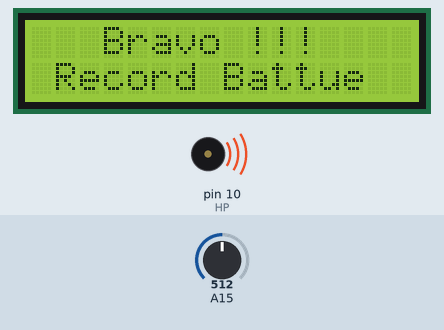
Bench run of a sketch on a simulated Arduino Mega 2560, built with avr-gcc and run on an emulated ATmega2560. Shown: 16×2 character LCD, buzzer (waves = sounding). Inputs (shaded band) come from the test bench; at power-on: A15 = 512. EEPROM starts erased; what the sketch prints to the serial monitor is not drawn.

Above: at 1.2 s.
1.3 s: A15 set to 329
At 2.0 s:
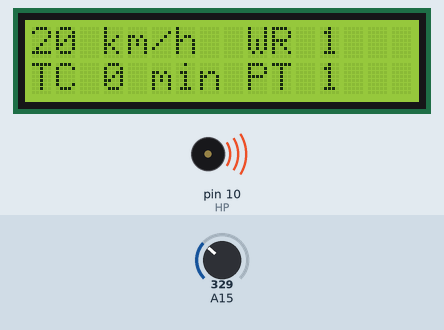
At 4.0 s:
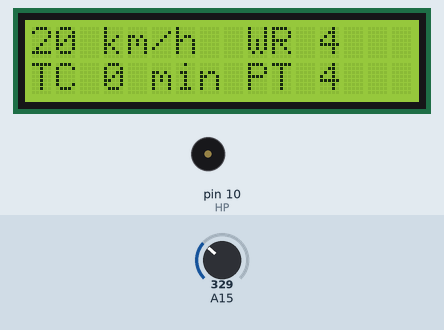
4.3 s: A15 set to 303
7.3 s: A15 set to 122
At 10.0 s:
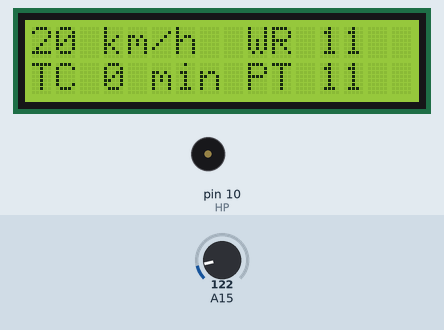
Timing chart, 0 to 11.5 s (numbered marks = the images above; inputs shaded):
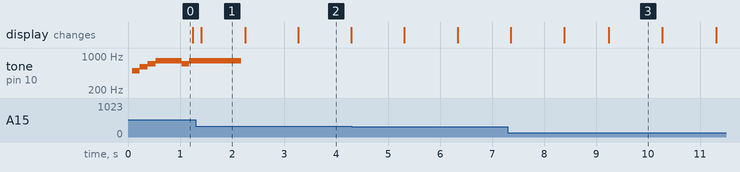

Measured:
- what the display in image 1 shows lasts 0.9 s, from 1.4 s to 2.3 s
- what the display in image 2 shows lasts 1.0 s, from 3.3 s to 4.3 s

The sketch:

arduino_velo_eco.ino
```cpp
/*
  Code réalisé par Axel Trac:
    -utilisation d'un Arduino Mega 2560
    -écran LCD 16/2
*/


#include <LiquidCrystal.h>   // import de la librairie de l'écran LCD
#include <EEPROM.h>   // import de la librairie du stockage de la variable best

// initialisation, on définit les ports pour RS, E et D4 à D7
LiquidCrystal lcd(12, 11, 5, 4, 3, 2);


// Notes de musique pour le WR

int re = 500;
int fa = 700;
int sol = 800;
int la = 900;
int si = 1000;
int doo = 400;
int doo1 = 1050;
int rehaut = 900;
int mi = 600;
int d = 1000;
int e = 150;
int HP = 10; // pin de notre buzzer


int vitesse;
int WR_lue;
int valeur_calcule_lue;
//int WR = 30; // pour remettre le WR
//int valeur_calcul_points = 0,069; // pour remettre le WR
int temps_de_charge = 0;
int sensorPin = A0;    // broche input du capteur de vitesse
int best_lue = 0;
int analogPin = A3; // potentiometer wiper (middle terminal) connected to analog pin 3
unsigned long MS;  // variable pour le chronomètre
unsigned long start;  // variable pour le chronomètre
int vitesse_pedalage_minimal = 3; // variable pour savoir la vitesse minimal du vélo pour recharger les téléphones
int chrono_on = 0;
float points = 0;
float points2;
float millisec = 0;
int sec_par_sec;
int sec_maintenant;
int lcd_new_record = 0;
int pot_point;
int valeur_pot_point;
int modif_val_x_pts_av;
int modif_val_x_pts_ap;


// Déclaration des fonctions


void setup()
{
  Serial.begin(9600);  // initialisation du Serial
  lcd.begin(16, 2);    // initialisation de l'écran LCD
  //EEPROM.put(0, WR);
  //EEPROM.put(1, valeur_calcul_points);
  pinMode(HP, OUTPUT); // Pour le buzzer
}

void loop()
{

  pot_point = analogRead(A15);  // Lire la valeur du potentiomètre
  valeur_pot_point = map(pot_point, 0, 1022, -5, 11);  // Transforme la valeur du potentiomètre 0 à 1022 pour -5 à 11
  modif_val_x_pts_av = valeur_pot_point;

  // Code pour la récupération de la vitesse du vélo
  vitesse = 20;//random(15, 25);
  //vitesse = vitesse - 290;  // PROVISOIRE
  Serial.print("vitesse : ");
  Serial.print(vitesse);
  if (vitesse > vitesse_pedalage_minimal)
  {
    Serial.print(" km/h");
  }
  else
  {
    Serial.println(" km/h");
  }


  // Code d'affichage du LCD
  if (vitesse <= 0)
  {
    lcd.clear();
    WR_lue = EEPROM.get(0, WR_lue);
    lcd.setCursor(0, 0);  // met le curseur de l'écran à la 1ère colonne et 1ère ligne
    lcd.print("0 km/h");
    lcd.setCursor(9, 0);  // met le curseur de l'écran à la 9ème colonne et 1ère ligne
    lcd.print("WR");
    lcd.setCursor(12, 0);  // met le curseur de l'écran à la 12ème colonne et 1ère ligne
    lcd.print(WR_lue);
    lcd.setCursor(0, 1);  // met le curseur de l'écran à la 1ère colonne et 2ème ligne
    lcd.print("Veuillez pedaler");
  }
  else
  {
    lcd.clear();
    WR_lue = EEPROM.get(0, WR_lue);
    lcd.setCursor(0, 0);// met le curseur de l'écran à la 1ère colonne et 2ème ligne
    lcd.print(vitesse);
    lcd.print(" km/h");
    lcd.setCursor(9, 0);  // met le curseur de l'écran à la 12ème colonne et 1ère ligne
    lcd.print("WR");
    lcd.setCursor(12, 0);  // met le curseur de l'écran à la 12ème colonne et 1ère ligne
    lcd.print(WR_lue);
    lcd.setCursor(0, 1);  // met le curseur de l'écran à la 1ère colonne et 2ème ligne
    lcd.print("TC ");
    lcd.setCursor(3, 1);  // met le curseur de l'écran à la 1ère colonne et 2ème ligne
    lcd.print(temps_de_charge);
    lcd.print(" min ");
    lcd.print("PT ");
    lcd.print(int(points));
  }


  // Code pour le comptage des points du score

  if (vitesse > vitesse_pedalage_minimal)
  {
    if (chrono_on == 0)
    {
      start = millis();  // Démarrage du chronomètre
      chrono_on = chrono_on + 1;
    }
    MS = millis() - start; // calcule du temps (chronomètre)
    Serial.print(" | temps de pédalage : ");
    Serial.print ((MS / 1000) / 60);  // minutes
    Serial.print ("' ");
    Serial.print ((MS / 1000) % 60);  // secondes
    Serial.print(" s");
    sec_maintenant = (MS / 1000) % 60;

    if (sec_par_sec != sec_maintenant)
    {
      //Serial.println("Execution toutes les secondes");
      points2 = points;
      points = points2 + (vitesse * (0.069 + (valeur_pot_point * 0.0062)));
    }
    sec_par_sec = (MS / 1000) % 60;
    Serial.print(" | points : ");
    Serial.print(points);


    // Code de mise à jour du meilleur record

     if (points > WR_lue)
    {
      EEPROM.put(0, int(points));
      if (lcd_new_record == 0)
      {
        lcd.clear();
        lcd.print("   Bravo !!!   ");
        lcd.setCursor(0, 1);  // met le curseur de l'écran à la 1ère colonne et 2ème ligne
        lcd.print(" Record Battue ");
        lcd_new_record = lcd_new_record + 1;
        tone (HP , re , d);
        delay(e);
        tone (HP ,mi , d);
        delay(e);
        tone (HP , fa  , d);
        delay(e);
        tone (HP , sol , d);
        delay(500);
        tone (HP , fa , d);
        delay(e);
        tone (HP , sol , d);
        lcd_new_record = lcd_new_record + 1;
      }

    }

  }
  else
  {
    chrono_on = 0;  // permet de relancer le chronomètre quand on arrète et redémarre le pédalage
    points = 0;
    lcd_new_record = 0;
  }

  Serial.print(" | val potentiomètre : ");
  Serial.print(valeur_pot_point);
  Serial.print(" | val de la multiplication : ");
  Serial.print(0.069 + (valeur_pot_point * 0.0062));
  Serial.print(" | ajoute aux points : ");
  Serial.print((vitesse * (0.069 + (valeur_pot_point * 0.0062))));
  Serial.println(" par seconde");


  // Code qui récupère la valeur du potentiomètre pour ajuster la facilité/difficulté de l'obention des points

  /*pot_point = analogRead(A15);  // Lire la valeur du potentiomètre
  valeur_pot_point = map(pot_point, 0, 1022, -5, 11);  // Transforme la valeur du potentiomètre 0 à 1022 pour -5 à 11
  modif_val_x_pts_ap = valeur_pot_point;
  if (modif_val_x_pts_ap != modif_val_x_pts_av)
    {
        Serial.print("Change potentiométre | ");
        lcd.clear();
        lcd.print("Difficulte : ");
        lcd.print(valeur_pot_point);
        lcd.setCursor(0, 1);  // met le curseur de l'écran à la 1ère colonne et 2ème ligne
        lcd.print("X");
    }*/

  // Code qui permet de d'afficher la récompense de l'utilisateur

}
```
